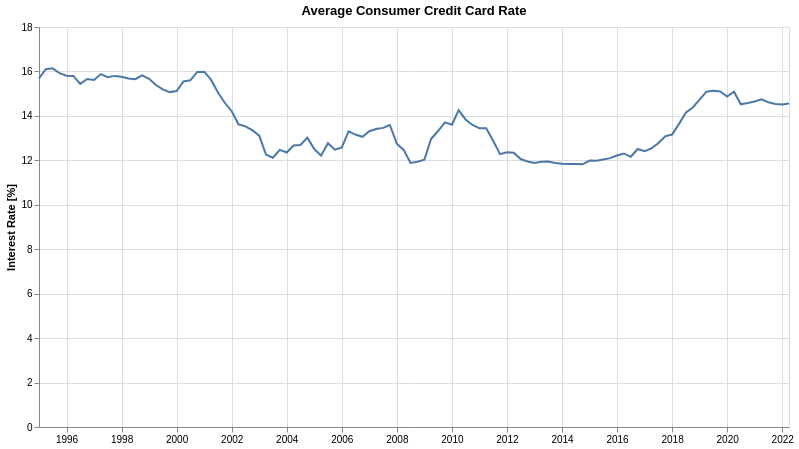

The specification (Vega-Lite) saved for this image:
### Vega-Lite specification from a JSON file in a GitHub repository (floating-point values rounded to 4 significant figures)
{"config": {"view": {"continuousWidth": 400, "continuousHeight": 300}}, "data": {"values": [{"Date": "1994 Q4", "48-monthnew car": "n.a.", "60-monthnew car": "n.a.", "All creditcard amounts 1": 15.69, "Credit card accountsassessed interest": 15.77, "24-monthpersonal": "n.a.", "Interestrates": "n.a.", "Maturity(months)": "n.a.", "Amount financed(dollars)": "n.a.", "dt": "1995-01-01T00:00:00"}, {"Date": "1995 Q1", "48-monthnew car": "n.a.", "60-monthnew car": "n.a.", "All creditcard amounts 1": 16.1, "Credit card accountsassessed interest": 15.28, "24-monthpersonal": "n.a.", "Interestrates": "n.a.", "Maturity(months)": "n.a.", "Amount financed(dollars)": "n.a.", "dt": "1995-04-01T00:00:00"}, {"Date": "1995 Q2", "48-monthnew car": "n.a.", "60-monthnew car": "n.a.", "All creditcard amounts 1": 16.14, "Credit card accountsassessed interest": 16.26, "24-monthpersonal": "n.a.", "Interestrates": "n.a.", "Maturity(months)": "n.a.", "Amount financed(dollars)": "n.a.", "dt": "1995-07-01T00:00:00"}, {"Date": "1995 Q3", "48-monthnew car": "n.a.", "60-monthnew car": "n.a.", "All creditcard amounts 1": 15.92, "Credit card accountsassessed interest": 15.9, "24-monthpersonal": "n.a.", "Interestrates": "n.a.", "Maturity(months)": "n.a.", "Amount financed(dollars)": "n.a.", "dt": "1995-10-01T00:00:00"}, {"Date": "1995 Q4", "48-monthnew car": "n.a.", "60-monthnew car": "n.a.", "All creditcard amounts 1": 15.81, "Credit card accountsassessed interest": 15.74, "24-monthpersonal": "n.a.", "Interestrates": "n.a.", "Maturity(months)": "n.a.", "Amount financed(dollars)": "n.a.", "dt": "1996-01-01T00:00:00"}, {"Date": "1996 Q1", "48-monthnew car": "n.a.", "60-monthnew car": "n.a.", "All creditcard amounts 1": 15.8, "Credit card accountsassessed interest": 15.42, "24-monthpersonal": "n.a.", "Interestrates": "n.a.", "Maturity(months)": "n.a.", "Amount financed(dollars)": "n.a.", "dt": "1996-04-01T00:00:00"}, {"Date": "1996 Q2", "48-monthnew car": "n.a.", "60-monthnew car": "n.a.", "All creditcard amounts 1": 15.44, "Credit card accountsassessed interest": 15.33, "24-monthpersonal": "n.a.", "Interestrates": "n.a.", "Maturity(months)": "n.a.", "Amount financed(dollars)": "n.a.", "dt": "1996-07-01T00:00:00"}, {"Date": "1996 Q3", "48-monthnew car": "n.a.", "60-monthnew car": "n.a.", "All creditcard amounts 1": 15.66, "Credit card accountsassessed interest": 15.66, "24-monthpersonal": "n.a.", "Interestrates": "n.a.", "Maturity(months)": "n.a.", "Amount financed(dollars)": "n.a.", "dt": "1996-10-01T00:00:00"}, {"Date": "1996 Q4", "48-monthnew car": "n.a.", "60-monthnew car": "n.a.", "All creditcard amounts 1": 15.62, "Credit card accountsassessed interest": 15.52, "24-monthpersonal": "n.a.", "Interestrates": "n.a.", "Maturity(months)": "n.a.", "Amount financed(dollars)": "n.a.", "dt": "1997-01-01T00:00:00"}, {"Date": "1997 Q1", "48-monthnew car": "n.a.", "60-monthnew car": "n.a.", "All creditcard amounts 1": 15.88, "Credit card accountsassessed interest": 15.15, "24-monthpersonal": "n.a.", "Interestrates": "n.a.", "Maturity(months)": "n.a.", "Amount financed(dollars)": "n.a.", "dt": "1997-04-01T00:00:00"}, {"Date": "1997 Q2", "48-monthnew car": "n.a.", "60-monthnew car": "n.a.", "All creditcard amounts 1": 15.74, "Credit card accountsassessed interest": 15.72, "24-monthpersonal": "n.a.", "Interestrates": "n.a.", "Maturity(months)": "n.a.", "Amount financed(dollars)": "n.a.", "dt": "1997-07-01T00:00:00"}, {"Date": "1997 Q3", "48-monthnew car": "n.a.", "60-monthnew car": "n.a.", "All creditcard amounts 1": 15.8, "Credit card accountsassessed interest": 15.79, "24-monthpersonal": "n.a.", "Interestrates": "n.a.", "Maturity(months)": "n.a.", "Amount financed(dollars)": "n.a.", "dt": "1997-10-01T00:00:00"}, {"Date": "1997 Q4", "48-monthnew car": "n.a.", "60-monthnew car": "n.a.", "All creditcard amounts 1": 15.76, "Credit card accountsassessed interest": 15.74, "24-monthpersonal": "n.a.", "Interestrates": "n.a.", "Maturity(months)": "n.a.", "Amount financed(dollars)": "n.a.", "dt": "1998-01-01T00:00:00"}, {"Date": "1998 Q1", "48-monthnew car": "8.89", "60-monthnew car": "n.a.", "All creditcard amounts 1": 15.68, "Credit card accountsassessed interest": 15.34, "24-monthpersonal": "14.06", "Interestrates": "n.a.", "Maturity(months)": "n.a.", "Amount financed(dollars)": "n.a.", "dt": "1998-04-01T00:00:00"}, {"Date": "1998 Q2", "48-monthnew car": "8.69", "60-monthnew car": "n.a.", "All creditcard amounts 1": 15.65, "Credit card accountsassessed interest": 15.7, "24-monthpersonal": "13.76", "Interestrates": "n.a.", "Maturity(months)": "n.a.", "Amount financed(dollars)": "n.a.", "dt": "1998-07-01T00:00:00"}, {"Date": "1998 Q3", "48-monthnew car": "8.70", "60-monthnew car": "n.a.", "All creditcard amounts 1": 15.82, "Credit card accountsassessed interest": 15.84, "24-monthpersonal": "13.48", "Interestrates": "n.a.", "Maturity(months)": "n.a.", "Amount financed(dollars)": "n.a.", "dt": "1998-10-01T00:00:00"}, {"Date": "1998 Q4", "48-monthnew car": "8.62", "60-monthnew car": "n.a.", "All creditcard amounts 1": 15.67, "Credit card accountsassessed interest": 15.73, "24-monthpersonal": "13.75", "Interestrates": "n.a.", "Maturity(months)": "n.a.", "Amount financed(dollars)": "n.a.", "dt": "1999-01-01T00:00:00"}, {"Date": "1999 Q1", "48-monthnew car": "8.34", "60-monthnew car": "n.a.", "All creditcard amounts 1": 15.39, "Credit card accountsassessed interest": 14.73, "24-monthpersonal": "13.39", "Interestrates": "n.a.", "Maturity(months)": "n.a.", "Amount financed(dollars)": "n.a.", "dt": "1999-04-01T00:00:00"}, {"Date": "1999 Q2", "48-monthnew car": "8.31", "60-monthnew car": "n.a.", "All creditcard amounts 1": 15.19, "Credit card accountsassessed interest": 14.94, "24-monthpersonal": "13.26", "Interestrates": "n.a.", "Maturity(months)": "n.a.", "Amount financed(dollars)": "n.a.", "dt": "1999-07-01T00:00:00"}, {"Date": "1999 Q3", "48-monthnew car": "8.44", "60-monthnew car": "n.a.", "All creditcard amounts 1": 15.07, "Credit card accountsassessed interest": 14.8, "24-monthpersonal": "13.38", "Interestrates": "n.a.", "Maturity(months)": "n.a.", "Amount financed(dollars)": "n.a.", "dt": "1999-10-01T00:00:00"}, {"Date": "1999 Q4", "48-monthnew car": "8.67", "60-monthnew car": "n.a.", "All creditcard amounts 1": 15.12, "Credit card accountsassessed interest": 14.78, "24-monthpersonal": "13.52", "Interestrates": "n.a.", "Maturity(months)": "n.a.", "Amount financed(dollars)": "n.a.", "dt": "2000-01-01T00:00:00"}, {"Date": "2000 Q1", "48-monthnew car": "8.88", "60-monthnew car": "n.a.", "All creditcard amounts 1": 15.55, "Credit card accountsassessed interest": 14.3, "24-monthpersonal": "13.76", "Interestrates": "n.a.", "Maturity(months)": "n.a.", "Amount financed(dollars)": "n.a.", "dt": "2000-04-01T00:00:00"}, {"Date": "2000 Q2", "48-monthnew car": "9.22", "60-monthnew car": "n.a.", "All creditcard amounts 1": 15.6, "Credit card accountsassessed interest": 14.76, "24-monthpersonal": "13.89", "Interestrates": "n.a.", "Maturity(months)": "n.a.", "Amount financed(dollars)": "n.a.", "dt": "2000-07-01T00:00:00"}, {"Date": "2000 Q3", "48-monthnew car": "9.62", "60-monthnew car": "n.a.", "All creditcard amounts 1": 15.98, "Credit card accountsassessed interest": 15.37, "24-monthpersonal": "13.84", "Interestrates": "n.a.", "Maturity(months)": "n.a.", "Amount financed(dollars)": "n.a.", "dt": "2000-10-01T00:00:00"}, {"Date": "2000 Q4", "48-monthnew car": "9.64", "60-monthnew car": "n.a.", "All creditcard amounts 1": 15.99, "Credit card accountsassessed interest": 15.26, "24-monthpersonal": "14.10", "Interestrates": "n.a.", "Maturity(months)": "n.a.", "Amount financed(dollars)": "n.a.", "dt": "2001-01-01T00:00:00"}, {"Date": "2001 Q1", "48-monthnew car": "9.17", "60-monthnew car": "n.a.", "All creditcard amounts 1": 15.63, "Credit card accountsassessed interest": 14.63, "24-monthpersonal": "13.70", "Interestrates": "n.a.", "Maturity(months)": "n.a.", "Amount financed(dollars)": "n.a.", "dt": "2001-04-01T00:00:00"}, {"Date": "2001 Q2", "48-monthnew car": "8.67", "60-monthnew car": "n.a.", "All creditcard amounts 1": 15.06, "Credit card accountsassessed interest": 14.65, "24-monthpersonal": "13.30", "Interestrates": "n.a.", "Maturity(months)": "n.a.", "Amount financed(dollars)": "n.a.", "dt": "2001-07-01T00:00:00"}, {"Date": "2001 Q3", "48-monthnew car": "8.30", "60-monthnew car": "n.a.", "All creditcard amounts 1": 14.59, "Credit card accountsassessed interest": 14.67, "24-monthpersonal": "13.25", "Interestrates": "n.a.", "Maturity(months)": "n.a.", "Amount financed(dollars)": "n.a.", "dt": "2001-10-01T00:00:00"}, {"Date": "2001 Q4", "48-monthnew car": "7.86", "60-monthnew car": "n.a.", "All creditcard amounts 1": 14.21, "Credit card accountsassessed interest": 13.9, "24-monthpersonal": "12.62", "Interestrates": "n.a.", "Maturity(months)": "n.a.", "Amount financed(dollars)": "n.a.", "dt": "2002-01-01T00:00:00"}, {"Date": "2002 Q1", "48-monthnew car": "7.80", "60-monthnew car": "n.a.", "All creditcard amounts 1": 13.62, "Credit card accountsassessed interest": 13, "24-monthpersonal": "12.86", "Interestrates": "n.a.", "Maturity(months)": "n.a.", "Amount financed(dollars)": "n.a.", "dt": "2002-04-01T00:00:00"}, {"Date": "2002 Q2", "48-monthnew car": "7.74", "60-monthnew car": "n.a.", "All creditcard amounts 1": 13.53, "Credit card accountsassessed interest": 13.36, "24-monthpersonal": "12.57", "Interestrates": "n.a.", "Maturity(months)": "n.a.", "Amount financed(dollars)": "n.a.", "dt": "2002-07-01T00:00:00"}, {"Date": "2002 Q3", "48-monthnew car": "7.58", "60-monthnew car": "n.a.", "All creditcard amounts 1": 13.36, "Credit card accountsassessed interest": 13.29, "24-monthpersonal": "12.49", "Interestrates": "n.a.", "Maturity(months)": "n.a.", "Amount financed(dollars)": "n.a.", "dt": "2002-10-01T00:00:00"}, {"Date": "2002 Q4", "48-monthnew car": "7.34", "60-monthnew car": "n.a.", "All creditcard amounts 1": 13.11, "Credit card accountsassessed interest": 12.78, "24-monthpersonal": "12.24", "Interestrates": "n.a.", "Maturity(months)": "n.a.", "Amount financed(dollars)": "n.a.", "dt": "2003-01-01T00:00:00"}, {"Date": "2003 Q1", "48-monthnew car": "7.11", "60-monthnew car": "n.a.", "All creditcard amounts 1": 12.26, "Credit card accountsassessed interest": 11.96, "24-monthpersonal": "11.70", "Interestrates": "n.a.", "Maturity(months)": "n.a.", "Amount financed(dollars)": "n.a.", "dt": "2003-04-01T00:00:00"}, {"Date": "2003 Q2", "48-monthnew car": "7.05", "60-monthnew car": "n.a.", "All creditcard amounts 1": 12.12, "Credit card accountsassessed interest": 12.89, "24-monthpersonal": "12.19", "Interestrates": "n.a.", "Maturity(months)": "n.a.", "Amount financed(dollars)": "n.a.", "dt": "2003-07-01T00:00:00"}, {"Date": "2003 Q3", "48-monthnew car": "6.76", "60-monthnew car": "n.a.", "All creditcard amounts 1": 12.47, "Credit card accountsassessed interest": 13.13, "24-monthpersonal": "11.97", "Interestrates": "n.a.", "Maturity(months)": "n.a.", "Amount financed(dollars)": "n.a.", "dt": "2003-10-01T00:00:00"}, {"Date": "2003 Q4", "48-monthnew car": "6.82", "60-monthnew car": "n.a.", "All creditcard amounts 1": 12.35, "Credit card accountsassessed interest": 12.93, "24-monthpersonal": "11.97", "Interestrates": "n.a.", "Maturity(months)": "n.a.", "Amount financed(dollars)": "n.a.", "dt": "2004-01-01T00:00:00"}, {"Date": "2004 Q1", "48-monthnew car": "6.72", "60-monthnew car": "n.a.", "All creditcard amounts 1": 12.67, "Credit card accountsassessed interest": 12.42, "24-monthpersonal": "11.88", "Interestrates": "n.a.", "Maturity(months)": "n.a.", "Amount financed(dollars)": "n.a.", "dt": "2004-04-01T00:00:00"}, {"Date": "2004 Q2", "48-monthnew car": "6.43", "60-monthnew car": "n.a.", "All creditcard amounts 1": 12.69, "Credit card accountsassessed interest": 12.93, "24-monthpersonal": "11.80", "Interestrates": "n.a.", "Maturity(months)": "n.a.", "Amount financed(dollars)": "n.a.", "dt": "2004-07-01T00:00:00"}, {"Date": "2004 Q3", "48-monthnew car": "6.55", "60-monthnew car": "n.a.", "All creditcard amounts 1": 13.02, "Credit card accountsassessed interest": 13.6, "24-monthpersonal": "12.02", "Interestrates": "n.a.", "Maturity(months)": "n.a.", "Amount financed(dollars)": "n.a.", "dt": "2004-10-01T00:00:00"}, {"Date": "2004 Q4", "48-monthnew car": "6.71", "60-monthnew car": "n.a.", "All creditcard amounts 1": 12.51, "Credit card accountsassessed interest": 13.92, "24-monthpersonal": "11.84", "Interestrates": "n.a.", "Maturity(months)": "n.a.", "Amount financed(dollars)": "n.a.", "dt": "2005-01-01T00:00:00"}, {"Date": "2005 Q1", "48-monthnew car": "6.86", "60-monthnew car": "n.a.", "All creditcard amounts 1": 12.21, "Credit card accountsassessed interest": 14.13, "24-monthpersonal": "12.01", "Interestrates": "n.a.", "Maturity(months)": "n.a.", "Amount financed(dollars)": "n.a.", "dt": "2005-04-01T00:00:00"}, {"Date": "2005 Q2", "48-monthnew car": "6.92", "60-monthnew car": "n.a.", "All creditcard amounts 1": 12.77, "Credit card accountsassessed interest": 14.81, "24-monthpersonal": "12.05", "Interestrates": "n.a.", "Maturity(months)": "n.a.", "Amount financed(dollars)": "n.a.", "dt": "2005-07-01T00:00:00"}, {"Date": "2005 Q3", "48-monthnew car": "7.08", "60-monthnew car": "n.a.", "All creditcard amounts 1": 12.48, "Credit card accountsassessed interest": 14.75, "24-monthpersonal": "12.22", "Interestrates": "n.a.", "Maturity(months)": "n.a.", "Amount financed(dollars)": "n.a.", "dt": "2005-10-01T00:00:00"}, {"Date": "2005 Q4", "48-monthnew car": "7.43", "60-monthnew car": "n.a.", "All creditcard amounts 1": 12.58, "Credit card accountsassessed interest": 14.49, "24-monthpersonal": "11.95", "Interestrates": "n.a.", "Maturity(months)": "n.a.", "Amount financed(dollars)": "n.a.", "dt": "2006-01-01T00:00:00"}, {"Date": "2006 Q1", "48-monthnew car": "7.39", "60-monthnew car": "n.a.", "All creditcard amounts 1": 13.3, "Credit card accountsassessed interest": 14.38, "24-monthpersonal": "12.18", "Interestrates": "n.a.", "Maturity(months)": "n.a.", "Amount financed(dollars)": "n.a.", "dt": "2006-04-01T00:00:00"}, {"Date": "2006 Q2", "48-monthnew car": "7.60", "60-monthnew car": "n.a.", "All creditcard amounts 1": 13.16, "Credit card accountsassessed interest": 14.77, "24-monthpersonal": "12.58", "Interestrates": "n.a.", "Maturity(months)": "n.a.", "Amount financed(dollars)": "n.a.", "dt": "2006-07-01T00:00:00"}, {"Date": "2006 Q3", "48-monthnew car": "7.95", "60-monthnew car": "7.82", "All creditcard amounts 1": 13.06, "Credit card accountsassessed interest": 14.67, "24-monthpersonal": "12.40", "Interestrates": "n.a.", "Maturity(months)": "n.a.", "Amount financed(dollars)": "n.a.", "dt": "2006-10-01T00:00:00"}, {"Date": "2006 Q4", "48-monthnew car": "7.92", "60-monthnew car": "7.78", "All creditcard amounts 1": 13.31, "Credit card accountsassessed interest": 15.09, "24-monthpersonal": "12.49", "Interestrates": "n.a.", "Maturity(months)": "n.a.", "Amount financed(dollars)": "n.a.", "dt": "2007-01-01T00:00:00"}, {"Date": "2007 Q1", "48-monthnew car": "7.74", "60-monthnew car": "7.71", "All creditcard amounts 1": 13.41, "Credit card accountsassessed interest": 14.64, "24-monthpersonal": "12.32", "Interestrates": "n.a.", "Maturity(months)": "n.a.", "Amount financed(dollars)": "n.a.", "dt": "2007-04-01T00:00:00"}, {"Date": "2007 Q2", "48-monthnew car": "7.92", "60-monthnew car": "7.78", "All creditcard amounts 1": 13.46, "Credit card accountsassessed interest": 14.47, "24-monthpersonal": "12.53", "Interestrates": "n.a.", "Maturity(months)": "n.a.", "Amount financed(dollars)": "n.a.", "dt": "2007-07-01T00:00:00"}, {"Date": "2007 Q3", "48-monthnew car": "7.82", "60-monthnew car": "7.77", "All creditcard amounts 1": 13.59, "Credit card accountsassessed interest": 15.24, "24-monthpersonal": "12.51", "Interestrates": "n.a.", "Maturity(months)": "n.a.", "Amount financed(dollars)": "n.a.", "dt": "2007-10-01T00:00:00"}, {"Date": "2007 Q4", "48-monthnew car": "7.59", "60-monthnew car": "7.60", "All creditcard amounts 1": 12.75, "Credit card accountsassessed interest": 14.38, "24-monthpersonal": "12.16", "Interestrates": "n.a.", "Maturity(months)": "n.a.", "Amount financed(dollars)": "n.a.", "dt": "2008-01-01T00:00:00"}, {"Date": "2008 Q1", "48-monthnew car": "7.27", "60-monthnew car": "7.18", "All creditcard amounts 1": 12.47, "Credit card accountsassessed interest": 13.77, "24-monthpersonal": "11.43", "Interestrates": "6.64", "Maturity(months)": "62.01", "Amount financed(dollars)": "25041.08", "dt": "2008-04-01T00:00:00"}, {"Date": "2008 Q2", "48-monthnew car": "6.84", "60-monthnew car": "6.93", "All creditcard amounts 1": 11.88, "Credit card accountsassessed interest": 13.51, "24-monthpersonal": "11.14", "Interestrates": "5.74", "Maturity(months)": "61.63", "Amount financed(dollars)": "23623.28", "dt": "2008-07-01T00:00:00"}, {"Date": "2008 Q3", "48-monthnew car": "6.92", "60-monthnew car": "6.94", "All creditcard amounts 1": 11.94, "Credit card accountsassessed interest": 13.64, "24-monthpersonal": "11.48", "Interestrates": "5.56", "Maturity(months)": "62.39", "Amount financed(dollars)": "24759.34", "dt": "2008-10-01T00:00:00"}, {"Date": "2008 Q4", "48-monthnew car": "7.06", "60-monthnew car": "7.12", "All creditcard amounts 1": 12.03, "Credit card accountsassessed interest": 13.36, "24-monthpersonal": "11.44", "Interestrates": "5.62", "Maturity(months)": "59.52", "Amount financed(dollars)": "24843.26", "dt": "2009-01-01T00:00:00"}, {"Date": "2009 Q1", "48-monthnew car": "6.92", "60-monthnew car": "6.96", "All creditcard amounts 1": 12.97, "Credit card accountsassessed interest": 13.54, "24-monthpersonal": "11.05", "Interestrates": "5.71", "Maturity(months)": "59.46", "Amount financed(dollars)": "25088.65", "dt": "2009-04-01T00:00:00"}, {"Date": "2009 Q2", "48-monthnew car": "6.79", "60-monthnew car": "6.93", "All creditcard amounts 1": 13.32, "Credit card accountsassessed interest": 14.43, "24-monthpersonal": "11.25", "Interestrates": "4.71", "Maturity(months)": "60.29", "Amount financed(dollars)": "25657.32", "dt": "2009-07-01T00:00:00"}, {"Date": "2009 Q3", "48-monthnew car": "6.61", "60-monthnew car": "6.71", "All creditcard amounts 1": 13.71, "Credit card accountsassessed interest": 14.9, "24-monthpersonal": "10.89", "Interestrates": "5.11", "Maturity(months)": "60.27", "Amount financed(dollars)": "24009.70", "dt": "2009-10-01T00:00:00"}, {"Date": "2009 Q4", "48-monthnew car": "6.55", "60-monthnew car": "6.59", "All creditcard amounts 1": 13.6, "Credit card accountsassessed interest": 14.37, "24-monthpersonal": "11.20", "Interestrates": "5.25", "Maturity(months)": "60.17", "Amount financed(dollars)": "26547.94", "dt": "2010-01-01T00:00:00"}, {"Date": "2010 Q1", "48-monthnew car": "6.45", "60-monthnew car": "6.45", "All creditcard amounts 1": 14.26, "Credit card accountsassessed interest": 14.67, "24-monthpersonal": "10.83", "Interestrates": "5.02", "Maturity(months)": "61.16", "Amount financed(dollars)": "25962.78", "dt": "2010-04-01T00:00:00"}, {"Date": "2010 Q2", "48-monthnew car": "6.26", "60-monthnew car": "6.38", "All creditcard amounts 1": 13.84, "Credit card accountsassessed interest": 14.48, "24-monthpersonal": "11.00", "Interestrates": "4.64", "Maturity(months)": "61.27", "Amount financed(dollars)": "25463.91", "dt": "2010-07-01T00:00:00"}, {"Date": "2010 Q3", "48-monthnew car": "6.24", "60-monthnew car": "6.23", "All creditcard amounts 1": 13.59, "Credit card accountsassessed interest": 14.22, "24-monthpersonal": "10.71", "Interestrates": "4.67", "Maturity(months)": "61.30", "Amount financed(dollars)": "25219.03", "dt": "2010-10-01T00:00:00"}, {"Date": "2010 Q4", "48-monthnew car": "5.87", "60-monthnew car": "6.05", "All creditcard amounts 1": 13.44, "Credit card accountsassessed interest": 13.67, "24-monthpersonal": "10.94", "Interestrates": "4.48", "Maturity(months)": "60.55", "Amount financed(dollars)": "25261.78", "dt": "2011-01-01T00:00:00"}, {"Date": "2011 Q1", "48-monthnew car": "5.85", "60-monthnew car": "6.10", "All creditcard amounts 1": 13.44, "Credit card accountsassessed interest": 13.44, "24-monthpersonal": "10.98", "Interestrates": "4.42", "Maturity(months)": "60.65", "Amount financed(dollars)": "25082.26", "dt": "2011-04-01T00:00:00"}, {"Date": "2011 Q2", "48-monthnew car": "5.79", "60-monthnew car": "5.83", "All creditcard amounts 1": 12.89, "Credit card accountsassessed interest": 13.06, "24-monthpersonal": "11.37", "Interestrates": "4.40", "Maturity(months)": "60.76", "Amount financed(dollars)": "24718.03", "dt": "2011-07-01T00:00:00"}, {"Date": "2011 Q3", "48-monthnew car": "5.89", "60-monthnew car": "5.62", "All creditcard amounts 1": 12.28, "Credit card accountsassessed interest": 13.08, "24-monthpersonal": "10.80", "Interestrates": "4.46", "Maturity(months)": "60.80", "Amount financed(dollars)": "25191.12", "dt": "2011-10-01T00:00:00"}, {"Date": "2011 Q4", "48-monthnew car": "5.40", "60-monthnew car": "5.25", "All creditcard amounts 1": 12.36, "Credit card accountsassessed interest": 12.78, "24-monthpersonal": "10.36", "Interestrates": "4.54", "Maturity(months)": "59.94", "Amount financed(dollars)": "25492.56", "dt": "2012-01-01T00:00:00"}, {"Date": "2012 Q1", "48-monthnew car": "5.07", "60-monthnew car": "5.02", "All creditcard amounts 1": 12.34, "Credit card accountsassessed interest": 13.04, "24-monthpersonal": "10.89", "Interestrates": "4.51", "Maturity(months)": "60.71", "Amount financed(dollars)": "25430.34", "dt": "2012-04-01T00:00:00"}, {"Date": "2012 Q2", "48-monthnew car": "4.88", "60-monthnew car": "4.87", "All creditcard amounts 1": 12.06, "Credit card accountsassessed interest": 12.76, "24-monthpersonal": "10.94", "Interestrates": "4.77", "Maturity(months)": "61.67", "Amount financed(dollars)": "25003.33", "dt": "2012-07-01T00:00:00"}, {"Date": "2012 Q3", "48-monthnew car": "4.88", "60-monthnew car": "4.75", "All creditcard amounts 1": 11.95, "Credit card accountsassessed interest": 13.21, "24-monthpersonal": "10.37", "Interestrates": "4.74", "Maturity(months)": "61.71", "Amount financed(dollars)": "25086.70", "dt": "2012-10-01T00:00:00"}, {"Date": "2012 Q4", "48-monthnew car": "4.82", "60-monthnew car": "4.64", "All creditcard amounts 1": 11.88, "Credit card accountsassessed interest": 12.81, "24-monthpersonal": "10.64", "Interestrates": "4.53", "Maturity(months)": "62.60", "Amount financed(dollars)": "25842.76", "dt": "2013-01-01T00:00:00"}, {"Date": "2013 Q1", "48-monthnew car": "4.69", "60-monthnew car": "4.60", "All creditcard amounts 1": 11.94, "Credit card accountsassessed interest": 13.02, "24-monthpersonal": "10.12", "Interestrates": "4.80", "Maturity(months)": "62.67", "Amount financed(dollars)": "25609.04", "dt": "2013-04-01T00:00:00"}, {"Date": "2013 Q2", "48-monthnew car": "4.13", "60-monthnew car": "4.34", "All creditcard amounts 1": 11.95, "Credit card accountsassessed interest": 12.76, "24-monthpersonal": "10.34", "Interestrates": "4.78", "Maturity(months)": "62.60", "Amount financed(dollars)": "25394.52", "dt": "2013-07-01T00:00:00"}, {"Date": "2013 Q3", "48-monthnew car": "4.46", "60-monthnew car": "4.38", "All creditcard amounts 1": 11.88, "Credit card accountsassessed interest": 13.11, "24-monthpersonal": "10.13", "Interestrates": "4.43", "Maturity(months)": "62.52", "Amount financed(dollars)": "25389.92", "dt": "2013-10-01T00:00:00"}, {"Date": "2013 Q4", "48-monthnew car": "4.42", "60-monthnew car": "4.52", "All creditcard amounts 1": 11.85, "Credit card accountsassessed interest": 12.89, "24-monthpersonal": "10.22", "Interestrates": "4.69", "Maturity(months)": "62.56", "Amount financed(dollars)": "25951.03", "dt": "2014-01-01T00:00:00"}, {"Date": "2014 Q1", "48-monthnew car": "4.23", "60-monthnew car": "4.37", "All creditcard amounts 1": 11.83, "Credit card accountsassessed interest": 13.14, "24-monthpersonal": "10.09", "Interestrates": "5.01", "Maturity(months)": "63.58", "Amount financed(dollars)": "26186.90", "dt": "2014-04-01T00:00:00"}, {"Date": "2014 Q2", "48-monthnew car": "4.50", "60-monthnew car": "4.46", "All creditcard amounts 1": 11.83, "Credit card accountsassessed interest": 12.74, "24-monthpersonal": "9.62", "Interestrates": "5.03", "Maturity(months)": "63.65", "Amount financed(dollars)": "25839.92", "dt": "2014-07-01T00:00:00"}, {"Date": "2014 Q3", "48-monthnew car": "4.16", "60-monthnew car": "4.11", "All creditcard amounts 1": 11.82, "Credit card accountsassessed interest": 13.18, "24-monthpersonal": "10.73", "Interestrates": "4.68", "Maturity(months)": "63.64", "Amount financed(dollars)": "26370.63", "dt": "2014-10-01T00:00:00"}, {"Date": "2014 Q4", "48-monthnew car": "4.06", "60-monthnew car": "4.07", "All creditcard amounts 1": 11.99, "Credit card accountsassessed interest": 13.68, "24-monthpersonal": "10.47", "Interestrates": "4.82", "Maturity(months)": "64.58", "Amount financed(dollars)": "26755.30", "dt": "2015-01-01T00:00:00"}, {"Date": "2015 Q1", "48-monthnew car": "4.53", "60-monthnew car": "4.27", "All creditcard amounts 1": 11.98, "Credit card accountsassessed interest": 13.53, "24-monthpersonal": "9.85", "Interestrates": "5.19", "Maturity(months)": "64.58", "Amount financed(dollars)": "27272.36", "dt": "2015-04-01T00:00:00"}, {"Date": "2015 Q2", "48-monthnew car": "4.15", "60-monthnew car": "4.21", "All creditcard amounts 1": 12.04, "Credit card accountsassessed interest": 13.49, "24-monthpersonal": "9.69", "Interestrates": "5.38", "Maturity(months)": "65.47", "Amount financed(dollars)": "26932.27", "dt": "2015-07-01T00:00:00"}, {"Date": "2015 Q3", "48-monthnew car": "4.09", "60-monthnew car": "4.25", "All creditcard amounts 1": 12.1, "Credit card accountsassessed interest": 13.93, "24-monthpersonal": "9.80", "Interestrates": "4.92", "Maturity(months)": "65.51", "Amount financed(dollars)": "27697.60", "dt": "2015-10-01T00:00:00"}, {"Date": "2015 Q4", "48-monthnew car": "4.00", "60-monthnew car": "4.05", "All creditcard amounts 1": 12.22, "Credit card accountsassessed interest": 13.7, "24-monthpersonal": "9.66", "Interestrates": "5.03", "Maturity(months)": "65.43", "Amount financed(dollars)": "27986.15", "dt": "2016-01-01T00:00:00"}, {"Date": "2016 Q1", "48-monthnew car": "4.17", "60-monthnew car": "4.11", "All creditcard amounts 1": 12.31, "Credit card accountsassessed interest": 13.51, "24-monthpersonal": "10.03", "Interestrates": "5.25", "Maturity(months)": "65.61", "Amount financed(dollars)": "28140.06", "dt": "2016-04-01T00:00:00"}, {"Date": "2016 Q2", "48-monthnew car": "4.33", "60-monthnew car": "4.15", "All creditcard amounts 1": 12.16, "Credit card accountsassessed interest": 13.35, "24-monthpersonal": "9.65", "Interestrates": "5.04", "Maturity(months)": "65.58", "Amount financed(dollars)": "28126.64", "dt": "2016-07-01T00:00:00"}, {"Date": "2016 Q3", "48-monthnew car": "4.25", "60-monthnew car": "4.25", "All creditcard amounts 1": 12.51, "Credit card accountsassessed interest": 13.76, "24-monthpersonal": "9.64", "Interestrates": "4.98", "Maturity(months)": "66.45", "Amount financed(dollars)": "28667.30", "dt": "2016-10-01T00:00:00"}, {"Date": "2016 Q4", "48-monthnew car": "4.45", "60-monthnew car": "4.05", "All creditcard amounts 1": 12.41, "Credit card accountsassessed interest": 13.61, "24-monthpersonal": "9.45", "Interestrates": "4.94", "Maturity(months)": "66.50", "Amount financed(dollars)": "29468.55", "dt": "2017-01-01T00:00:00"}, {"Date": "2017 Q1", "48-monthnew car": "4.52", "60-monthnew car": "4.21", "All creditcard amounts 1": 12.54, "Credit card accountsassessed interest": 13.86, "24-monthpersonal": "10.05", "Interestrates": "5.10", "Maturity(months)": "67.37", "Amount financed(dollars)": "29133.85", "dt": "2017-04-01T00:00:00"}, {"Date": "2017 Q2", "48-monthnew car": "4.67", "60-monthnew car": "4.24", "All creditcard amounts 1": 12.77, "Credit card accountsassessed interest": 14, "24-monthpersonal": "10.13", "Interestrates": "5.61", "Maturity(months)": "66.53", "Amount financed(dollars)": "28569.47", "dt": "2017-07-01T00:00:00"}, {"Date": "2017 Q3", "48-monthnew car": "4.42", "60-monthnew car": "4.36", "All creditcard amounts 1": 13.08, "Credit card accountsassessed interest": 14.89, "24-monthpersonal": "9.76", "Interestrates": "5.44", "Maturity(months)": "67.36", "Amount financed(dollars)": "29153.73", "dt": "2017-10-01T00:00:00"}, {"Date": "2017 Q4", "48-monthnew car": "4.81", "60-monthnew car": "4.51", "All creditcard amounts 1": 13.16, "Credit card accountsassessed interest": 14.99, "24-monthpersonal": "10.57", "Interestrates": "5.29", "Maturity(months)": "67.35", "Amount financed(dollars)": "30294.94", "dt": "2018-01-01T00:00:00"}, {"Date": "2018 Q1", "48-monthnew car": "4.74", "60-monthnew car": "4.75", "All creditcard amounts 1": 13.63, "Credit card accountsassessed interest": 15.32, "24-monthpersonal": "10.22", "Interestrates": "5.24", "Maturity(months)": "66.46", "Amount financed(dollars)": "30471.66", "dt": "2018-04-01T00:00:00"}, {"Date": "2018 Q2", "48-monthnew car": "5.05", "60-monthnew car": "4.99", "All creditcard amounts 1": 14.14, "Credit card accountsassessed interest": 15.54, "24-monthpersonal": "10.31", "Interestrates": "6.16", "Maturity(months)": "66.49", "Amount financed(dollars)": "29805.20", "dt": "2018-07-01T00:00:00"}, {"Date": "2018 Q3", "48-monthnew car": "5.05", "60-monthnew car": "4.96", "All creditcard amounts 1": 14.38, "Credit card accountsassessed interest": 16.46, "24-monthpersonal": "10.08", "Interestrates": "6.43", "Maturity(months)": "65.59", "Amount financed(dollars)": "29921.27", "dt": "2018-10-01T00:00:00"}, {"Date": "2018 Q4", "48-monthnew car": "5.29", "60-monthnew car": "5.36", "All creditcard amounts 1": 14.73, "Credit card accountsassessed interest": 16.86, "24-monthpersonal": "10.65", "Interestrates": "6.70", "Maturity(months)": "66.49", "Amount financed(dollars)": "30493.73", "dt": "2019-01-01T00:00:00"}, {"Date": "2019 Q1", "48-monthnew car": "5.50", "60-monthnew car": "5.24", "All creditcard amounts 1": 15.09, "Credit card accountsassessed interest": 16.91, "24-monthpersonal": "10.36", "Interestrates": "6.48", "Maturity(months)": "66.47", "Amount financed(dollars)": "30865.42", "dt": "2019-04-01T00:00:00"}, {"Date": "2019 Q2", "48-monthnew car": "5.35", "60-monthnew car": "5.36", "All creditcard amounts 1": 15.13, "Credit card accountsassessed interest": 17.14, "24-monthpersonal": "10.63", "Interestrates": "6.68", "Maturity(months)": "66.49", "Amount financed(dollars)": "31170.60", "dt": "2019-07-01T00:00:00"}, {"Date": "2019 Q3", "48-monthnew car": "5.27", "60-monthnew car": "5.27", "All creditcard amounts 1": 15.1, "Credit card accountsassessed interest": 16.97, "24-monthpersonal": "10.07", "Interestrates": "6.37", "Maturity(months)": "66.50", "Amount financed(dollars)": "31514.06", "dt": "2019-10-01T00:00:00"}, {"Date": "2019 Q4", "48-monthnew car": "5.45", "60-monthnew car": "5.37", "All creditcard amounts 1": 14.87, "Credit card accountsassessed interest": 16.88, "24-monthpersonal": "10.21", "Interestrates": "6.11", "Maturity(months)": "66.65", "Amount financed(dollars)": "31692.14", "dt": "2020-01-01T00:00:00"}, {"Date": "2020 Q1", "48-monthnew car": "5.29", "60-monthnew car": "5.15", "All creditcard amounts 1": 15.09, "Credit card accountsassessed interest": 16.61, "24-monthpersonal": "9.63", "Interestrates": "6.13", "Maturity(months)": "67.51", "Amount financed(dollars)": "32723.94", "dt": "2020-04-01T00:00:00"}, {"Date": "2020 Q2", "48-monthnew car": "5.13", "60-monthnew car": "5.14", "All creditcard amounts 1": 14.52, "Credit card accountsassessed interest": 15.78, "24-monthpersonal": "9.50", "Interestrates": "4.80", "Maturity(months)": "71.00", "Amount financed(dollars)": "36674.90", "dt": "2020-07-01T00:00:00"}, {"Date": "2020 Q3", "48-monthnew car": "4.98", "60-monthnew car": "4.98", "All creditcard amounts 1": 14.58, "Credit card accountsassessed interest": 16.43, "24-monthpersonal": "9.26", "Interestrates": "4.98", "Maturity(months)": "68.15", "Amount financed(dollars)": "34660.26", "dt": "2020-10-01T00:00:00"}, {"Date": "2020 Q4", "48-monthnew car": "4.95", "60-monthnew car": "4.80", "All creditcard amounts 1": 14.65, "Credit card accountsassessed interest": 16.28, "24-monthpersonal": "9.65", "Interestrates": "5.07", "Maturity(months)": "68.19", "Amount financed(dollars)": "33738.23", "dt": "2021-01-01T00:00:00"}, {"Date": "2021 Q1", "48-monthnew car": "5.21", "60-monthnew car": "4.96", "All creditcard amounts 1": 14.75, "Credit card accountsassessed interest": 15.91, "24-monthpersonal": "9.46", "Interestrates": "4.79", "Maturity(months)": "67.28", "Amount financed(dollars)": "34207.35", "dt": "2021-04-01T00:00:00"}, {"Date": "2021 Q2", "48-monthnew car": "5.28", "60-monthnew car": "5.05", "All creditcard amounts 1": 14.61, "Credit card accountsassessed interest": 16.3, "24-monthpersonal": "9.58", "Interestrates": "4.86", "Maturity(months)": "67.37", "Amount financed(dollars)": "33914.94", "dt": "2021-07-01T00:00:00"}, {"Date": "2021 Q3", "48-monthnew car": "5.14", "60-monthnew car": "4.60", "All creditcard amounts 1": 14.54, "Credit card accountsassessed interest": 17.13, "24-monthpersonal": "9.39", "Interestrates": "4.54", "Maturity(months)": "67.27", "Amount financed(dollars)": "35283.89", "dt": "2021-10-01T00:00:00"}, {"Date": "2021 Q4", "48-monthnew car": "4.58", "60-monthnew car": "4.67", "All creditcard amounts 1": 14.51, "Credit card accountsassessed interest": 16.44, "24-monthpersonal": "9.09", "Interestrates": "4.37", "Maturity(months)": "67.26", "Amount financed(dollars)": "37820.76", "dt": "2022-01-01T00:00:00"}, {"Date": "2022 Q1", "48-monthnew car": "4.90", "60-monthnew car": "4.55", "All creditcard amounts 1": 14.56, "Credit card accountsassessed interest": 16.17, "24-monthpersonal": "9.41", "Interestrates": "n.a.", "Maturity(months)": "n.a.", "Amount financed(dollars)": "n.a.", "dt": "2022-04-01T00:00:00"}]}, "mark": "line", "encoding": {"x": {"axis": {"title": ""}, "field": "dt", "type": "temporal"}, "y": {"axis": {"title": "Interest Rate [%]"}, "field": "All creditcard amounts 1", "type": "quantitative"}}, "height": 400, "title": "Average Consumer Credit Card Rate", "width": 750, "$schema": "https://vega.github.io/schema/vega-lite/v5.json"}
